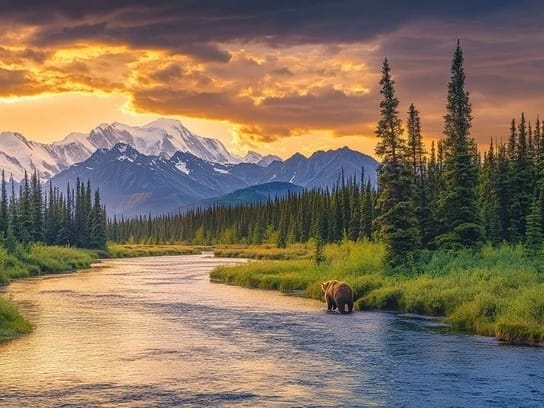
#> input picture p2.jpeg, 544 x 408 px
$ python unit2.py
#> lines starting #> are read from the running program, lines starting #| are printed output that depends on the picture
import cv2, numpy as np
i1=cv2.imread("p2.jpeg"); #Read Left image
#> i1 is the input picture: shape (408, 544, 3); mean B, G, R 95.3, 115.2, 132.6
i2=cv2.imread("p1.jpeg")  # Read Right images
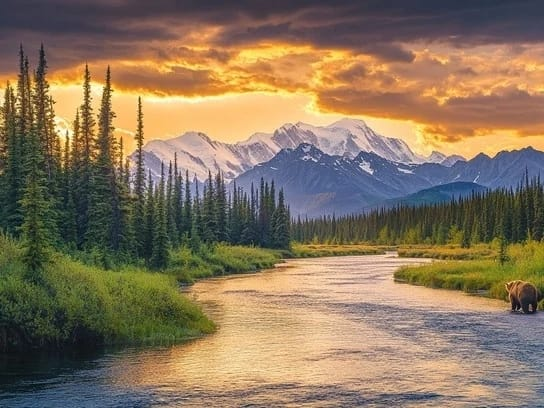
#> input picture p1.jpeg, 544 x 408 px
#> i2 is the input picture: shape (408, 544, 3); mean B, G, R 92.8, 117.3, 136.3
orb=cv2.ORB_create(5000)  # Detect ORB features
k1,d1=orb.detectAndCompute(i1,None)
#> k1 = 4029 keypoints; strongest (x, y, size): (391, 153, 31), (391, 149, 31), (396, 149, 31), (336, 309, 31)
k2,d2=orb.detectAndCompute(i2,None)
#> k2 = 4011 keypoints; strongest (x, y, size): (51, 116, 31), (50, 106, 31), (50, 100, 31), (47, 91, 31)
m=sorted(cv2.BFMatcher(cv2.NORM_HAMMING,True).match(d1,d2), key=lambda x:x.distance)[:40]  # Match descriptors
#> m = 40 matches
p1=np.float32([k1[x.queryIdx].pt for x in m]).reshape(-1,1,2)
#> p1 = 40 rows, first 8: [92, 264], [89, 267], [45, 205], [210, 274], [171, 157], [209, 278], [211, 281], [325, 283]
p2=np.float32([k2[x.trainIdx].pt for x in m]).reshape(-1,1,2)
#> p2 = 40 rows, first 8: [276, 264], [273, 267], [229, 205], [394, 274], [355, 157], [393, 278], [395, 281], [509, 283]
H,_=cv2.findHomography(p1,p2,cv2.RANSAC)  # Find homography
#> H = [[1, -2.21e-15, 184], [-1.56e-16, 1, 2.46e-13], [-5.07e-19, -5.28e-18, 1]]
w=cv2.warpPerspective(i1,H,(i1.shape[1]*2,i1.shape[0]))  # Warp image 1
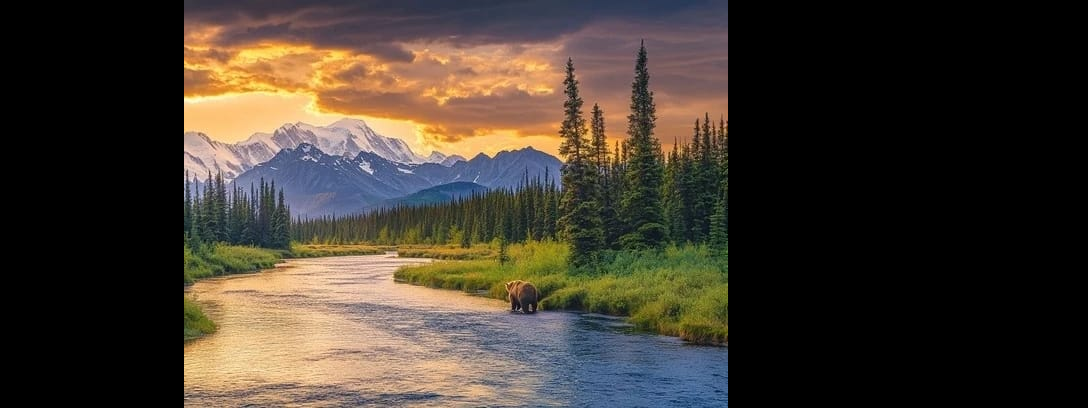
#> w: shape (408, 1088, 3); mean B, G, R 47.6, 57.6, 66.3
w[:i2.shape[0],:i2.shape[1]]=i2  # Paste image 2
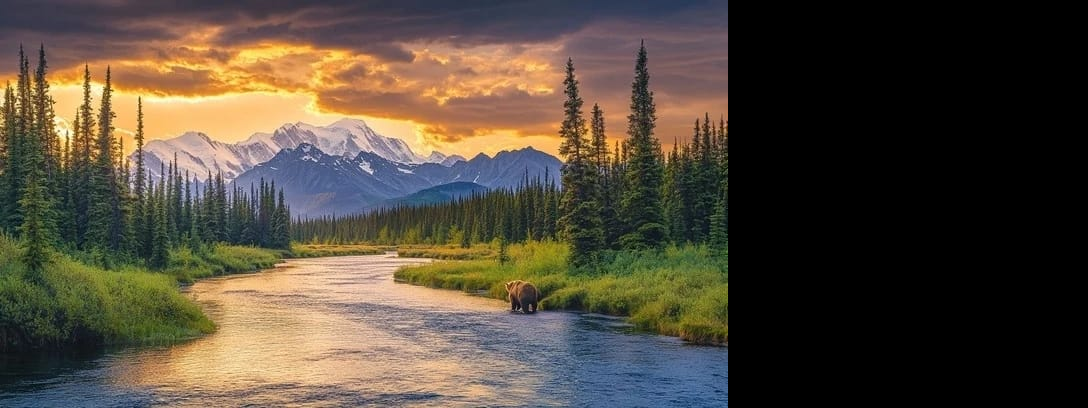
#> w: shape (408, 1088, 3); mean B, G, R 59.2, 73.3, 83.3
cv2.imshow("Panorama",w); cv2.waitKey(0)  # Display panorama
